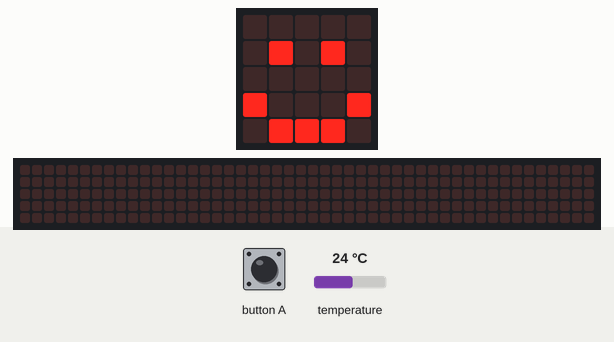
Simulated run of this program. Board: BBC micro:bit (MakeCode). Parts: the board's 5×5 LED display, a strip that is not on the board, showing the scrolling text unrolled. Inputs (shaded band) come from the test bench; at power-on: temperature 24 °C. The 48×5 strip is a reading aid, not a part: it shows the text the display is scrolling, unrolled, one strip-width of it at a time.

Above: at 1.8 s.
1.9 s: button A pressed for 0.15 s
At 2.4 s:
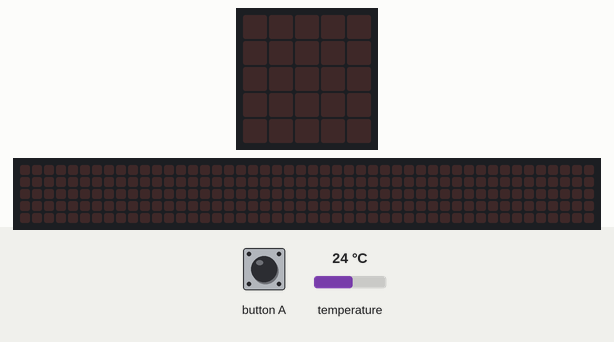
At 6.0 s:
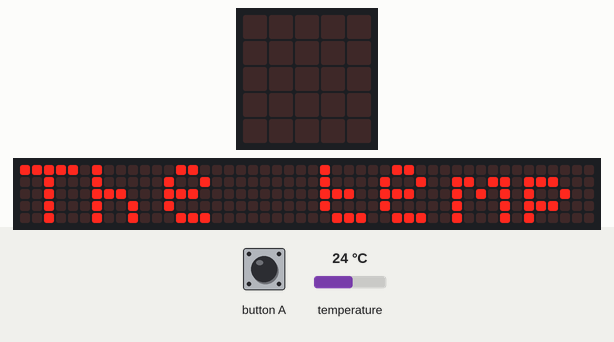

Measured:
- after the input at 1.9 s, the display: changes after 0.15 s (image 1)
- what the display in image 1 shows lasts 0.5 s, from 2.1 s to 2.6 s

The program:

main.ts
```typescript
// (licence header left out)
let temperature: number
let temperatureKelvin: number

//reset
basic.clearScreen()
basic.showIcon(IconNames.Happy)

// Temperature (in kelvin) will display when A is pressed
input.onButtonPressed(Button.A, function () {
    basic.clearScreen()
    pause(500)
    temperature = input.temperature()
    temperatureKelvin = Math.round(temperature + 273.15)
    basic.showString("The temperature is" + temperatureKelvin + " K")
    pause(1000)
    basic.clearScreen()
    basic.showIcon(IconNames.Happy)
})
```
